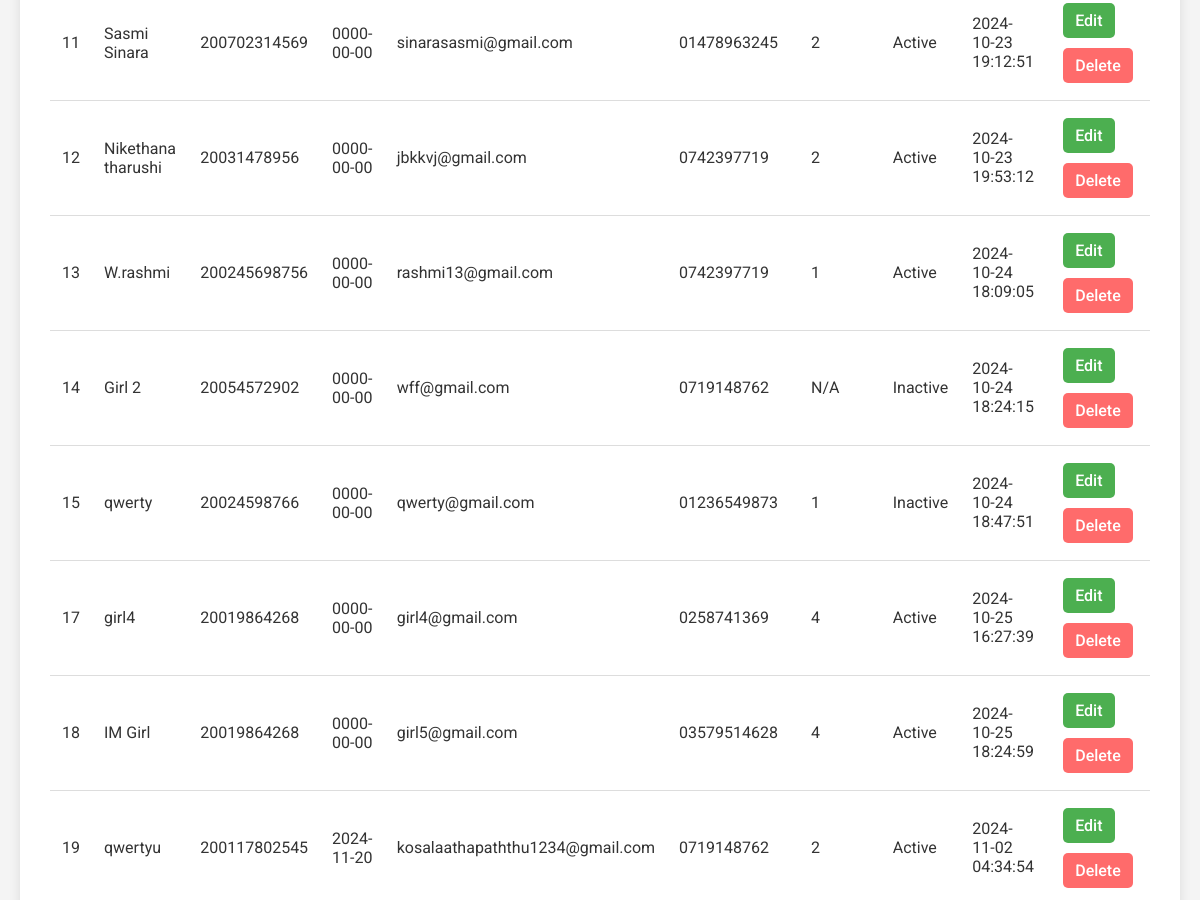
/residents.php (middle part), run on an earlier commit of the app's database.
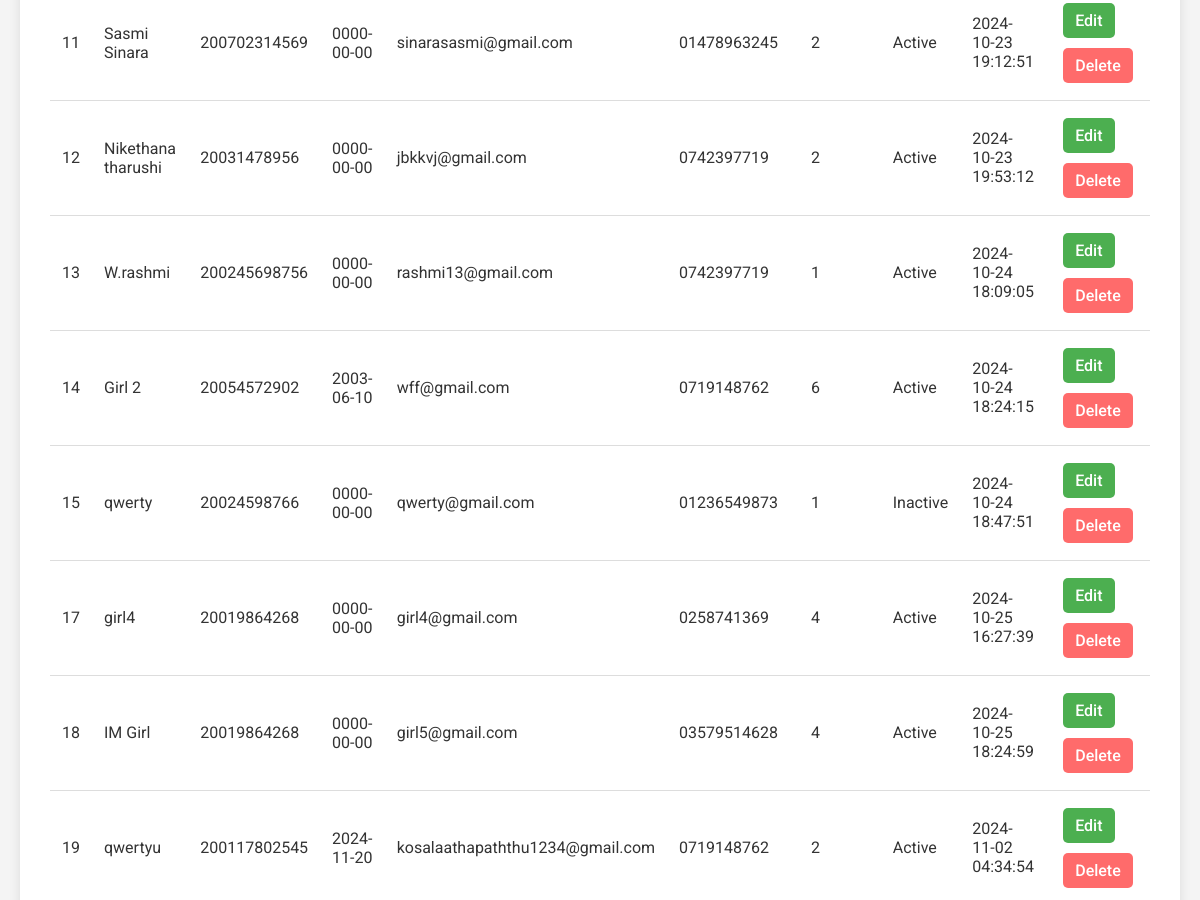
And on a later commit of the database.
### tables this page shows
CREATE TABLE `residents` (
  `id` int(11) NOT NULL,
  `resident_name` varchar(255) DEFAULT NULL,
  `resident_id` varchar(20) DEFAULT NULL,
  `resident_DOB` date DEFAULT NULL,
  `email` varchar(100) DEFAULT NULL,
  `resident_contact` varchar(20) DEFAULT NULL,
  `resident_room_no` int(11) DEFAULT NULL,
  `status` enum('active','inactive') DEFAULT NULL,
  `created_at` timestamp NOT NULL DEFAULT current_timestamp(),
  `username` varchar(50) NOT NULL,
  `password` varchar(255) NOT NULL,
  `profile_picture` varchar(255) DEFAULT NULL,
  `resident_form` varchar(255) DEFAULT NULL
);

CREATE TABLE `rooms` (
  `room_id` int(11) NOT NULL,
  `room_number` varchar(10) DEFAULT NULL,
  `capacity` int(11) DEFAULT NULL,
  `status` enum('available','occupied','maintenance') DEFAULT NULL,
  `created_at` timestamp NOT NULL DEFAULT current_timestamp()
);

### residents.php (the view, shortened to what this page needs)
<?php
include 'db_connect.php';
$residentsQuery = "
    SELECT
        r.id,
        r.resident_name AS name,
        r.resident_id AS national_id,
        r.resident_DOB AS age,
        r.email,
        r.resident_contact AS phone,
        rm.room_number,
        r.status,
        r.created_at
    FROM residents r
    LEFT JOIN Rooms rm
    ON r.resident_room_no = rm.room_id";
$residentsResult = $conn->query($residentsQuery);
?>
<!DOCTYPE HTML>
<html lang="en">
<head>
    <link rel="stylesheet" href="stylesresident.css">
</head>
<body>
    <section>
        <table>
        <tbody>
            <?php while ($row = $residentsResult->fetch_assoc()): ?>
            <tr>
                <td><?php echo $row['id']; ?></td>
                <td><?php echo $row['name']; ?></td>
                <td><?php echo isset($row['national_id']) ? $row['national_id'] : 'N/A'; ?></td>
                <td><?php echo isset($row['age']) ? $row['age'] : 'N/A'; ?></td>
                <td><?php echo isset($row['email']) ? $row['email'] : 'N/A'; ?></td>
                <td><?php echo isset($row['phone']) ? $row['phone'] : 'N/A'; ?></td>
                <td><?php echo isset($row['room_number']) ? $row['room_number'] : 'N/A'; ?></td>
                <td><?php echo $row['status'] === 'active' ? 'Active' : 'Inactive'; ?></td>
                <td><?php echo isset($row['created_at']) ? $row['created_at'] : 'N/A'; ?></td>
                <td>
                    <a href="edit_resident.php?id=<?php echo $row['id']; ?>" class="edit-btn">Edit</a>
                    <a href="delete_resident.php?id=<?php echo $row['id']; ?>" class="delete-btn">Delete</a>
                </td>
            </tr>
            <?php endwhile; ?>
        </tbody>
        </table>
    </section>
</body>
</html>

### stylesresident.css (style rules this page uses)
body { font-family: 'Roboto', Arial, sans-serif; background-color: #f4f4f4; color: #333; margin: 0; padding: 20px; }
section { margin-top: 30px; padding: 30px; background: white; border-radius: 10px; box-shadow: 0 4px 12px rgba(0, 0, 0, 0.1); }
table { width: 100%; border-collapse: collapse; margin-bottom: 20px; }
.edit-btn, .delete-btn, .add-btn { display: inline-block; padding: 8px 12px; margin: 5px; color: white; text-decoration: none; border-radius: 5px; font-weight: 500; }
.edit-btn { background-color: #4CAF50; }
.delete-btn { background-color: #ff6b6b; }

What changed in the data, as far as the page shows it:
changed residents "Girl 2": resident_DOB "0000-00-00" → "2003-06-10"; rooms.room_number (not shown) → "6"; status "Inactive" → "Active"; no longer shows "N/A"
